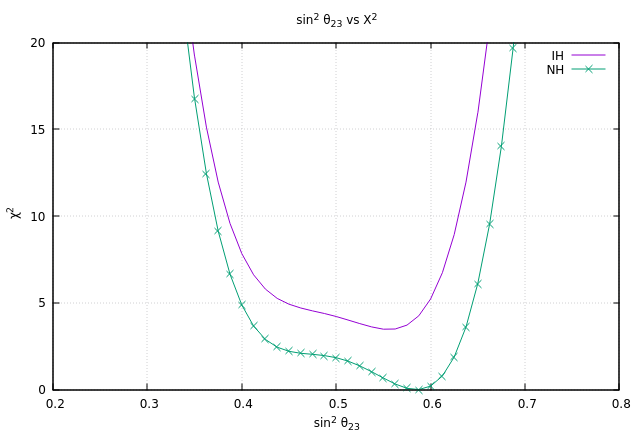

Recreate this plot in gnuplot.
#!/usr/local/bin/gnuplot -persist
#
#    
#    	G N U P L O T
#    	Version 5.4 patchlevel 0    last modified 2020-07-13 
#    
#    	Copyright (C) 1986-1993, 1998, 2004, 2007-2020
#    	Thomas Williams, Colin Kelley and many others
#    
#    	gnuplot home:     http://www.gnuplot.info
#    	faq, bugs, etc:   type "help FAQ"
#    	immediate help:   type "help"  (plot window: hit 'h')
# set terminal qt 0 font "Sans,9"
# set output
unset clip points
set clip one
unset clip two
unset clip radial
set errorbars front 1.000000 
set border 31 front lt black linewidth 1.000 dashtype solid
set zdata 
set ydata 
set xdata 
set y2data 
set x2data 
set boxwidth
set boxdepth 0
set style fill  empty border
set style rectangle back fc  bgnd fillstyle   solid 1.00 border lt -1
set style circle radius graph 0.02 
set style ellipse size graph 0.05, 0.03 angle 0 units xy
set dummy x, y
set format x "% h" 
set format y "% h" 
set format x2 "% h" 
set format y2 "% h" 
set format z "% h" 
set format cb "% h" 
set format r "% h" 
set ttics format "% h"
set timefmt "%d/%m/%y,%H:%M"
set angles radians
set tics back
set grid nopolar
set grid xtics nomxtics ytics nomytics noztics nomztics nortics nomrtics \
 nox2tics nomx2tics noy2tics nomy2tics nocbtics nomcbtics
set grid layerdefault   lt 0 linecolor 0 linewidth 0.500,  lt 0 linecolor 0 linewidth 0.500
unset raxis
set theta counterclockwise right
set style parallel front  lt black linewidth 2.000 dashtype solid
set key notitle
set key fixed right top vertical Right noreverse enhanced autotitle nobox
set key noinvert samplen 4 spacing 1 width 0 height 0 
set key maxcolumns 0 maxrows 0
set key noopaque
unset label
unset arrow
unset style line
unset style arrow
set style histogram clustered gap 2 title textcolor lt -1
unset object
unset walls
set style textbox  transparent margins  1.0,  1.0 border  lt -1 linewidth  1.0
set offsets 0, 0, 0, 0
set pointsize 1
set pointintervalbox 1
set encoding utf8
unset polar
unset parametric
unset spiderplot
unset decimalsign
unset micro
unset minussign
set view 60, 30, 1, 1
set view azimuth 0
set rgbmax 255
set samples 100, 100
set isosamples 10, 10
set surface 
unset contour
set cntrlabel  format '%8.3g' font '' start 5 interval 20
set mapping cartesian
set datafile separator whitespace
set datafile nocolumnheaders
unset hidden3d
set cntrparam order 4
set cntrparam linear
set cntrparam levels 5
set cntrparam levels auto
set cntrparam firstlinetype 0 unsorted
set cntrparam points 5
set size ratio 0 1,1
set origin 0,0
set style data points
set style function lines
unset xzeroaxis
unset yzeroaxis
unset zzeroaxis
unset x2zeroaxis
unset y2zeroaxis
set xyplane relative 0.5
set tics scale  1, 0.5, 1, 1, 1
set mxtics default
set mytics default
set mztics default
set mx2tics default
set my2tics default
set mcbtics default
set mrtics default
set nomttics
set xtics border in scale 1,0.5 mirror norotate  autojustify
set xtics  norangelimit autofreq 
set ytics border in scale 1,0.5 mirror norotate  autojustify
set ytics  norangelimit autofreq 
set ztics border in scale 1,0.5 nomirror norotate  autojustify
set ztics  norangelimit autofreq 
unset x2tics
unset y2tics
set cbtics border in scale 1,0.5 mirror norotate  autojustify
set cbtics  norangelimit autofreq 
set rtics axis in scale 1,0.5 nomirror norotate  autojustify
set rtics  norangelimit autofreq 
unset ttics
set title "sin^2 {/symbol q}_{23} vs {/symbol C}^2" 
set title  font "" textcolor lt -1 norotate
set timestamp bottom 
set timestamp "" 
set timestamp  font "" textcolor lt -1 norotate
set trange [ * : * ] noreverse nowriteback
set urange [ * : * ] noreverse nowriteback
set vrange [ * : * ] noreverse nowriteback
set xlabel "sin^2 {/symbol q}_{23}" 
set xlabel  font "" textcolor lt -1 norotate
set x2label "" 
set x2label  font "" textcolor lt -1 norotate
set xrange [ 0.200000 : 0.800000 ] noreverse writeback
set x2range [ 0.200000 : 0.800000 ] noreverse writeback
set ylabel "{/symbol c}^2" 
set ylabel  font "" textcolor lt -1 rotate
set y2label "" 
set y2label  font "" textcolor lt -1 rotate
set yrange [ -4.44089e-16 : 20.0000 ] noreverse writeback
set y2range [ * : * ] noreverse writeback
set zlabel "" 
set zlabel  font "" textcolor lt -1 norotate
set zrange [ * : * ] noreverse writeback
set cblabel "" 
set cblabel  font "" textcolor lt -1 rotate
set cbrange [ * : * ] noreverse writeback
set rlabel "" 
set rlabel  font "" textcolor lt -1 norotate
set rrange [ * : * ] noreverse writeback
unset logscale
unset jitter
set zero 1e-08
set lmargin  -1
set bmargin  -1
set rmargin  -1
set tmargin  -1
set locale "es_MX.UTF-8"
set pm3d explicit at s
set pm3d scansautomatic
set pm3d interpolate 1,1 flush begin noftriangles noborder corners2color mean
set pm3d clip z 
set pm3d nolighting
set palette positive nops_allcF maxcolors 0 gamma 1.5 color model RGB 
set palette rgbformulae 7, 5, 15
set colorbox default
set colorbox vertical origin screen 0.9, 0.2 size screen 0.05, 0.6 front  noinvert bdefault
set style boxplot candles range  1.50 outliers pt 7 separation 1 labels auto unsorted
set loadpath 
set fontpath
set psdir
set fit brief errorvariables nocovariancevariables errorscaling prescale nowrap v5
GNUTERM = "qt"
VoxelDistance = 9.00500479207635e-308
## Last datafile plotted: "sin2t23_vs_chi_sk2018nh.dat"
plot 'sin2t23_vs_chi_sk2018ih.dat' title 'IH' w l , 'sin2t23_vs_chi_sk2018nh.dat' title 'NH' w lp
#    EOF
